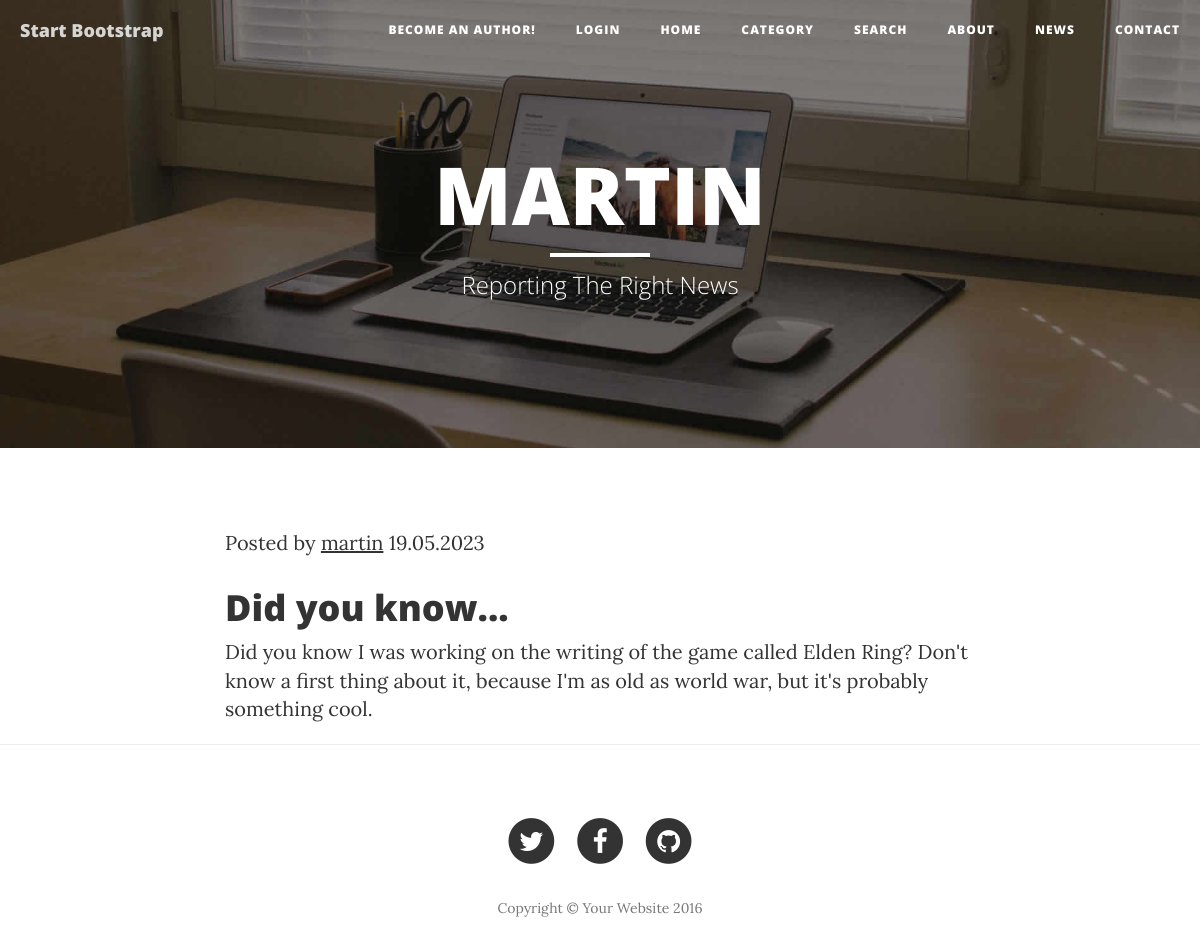
The app's page /news/9 with its own data.
### news/models.py (models this page shows, shortened)
class Post(models.Model):
    author = models.ForeignKey(Author, on_delete=models.CASCADE)
    type = models.CharField(max_length=1, choices=POST_TYPE)
    publication_date = models.DateField(auto_now_add = True)
    title = models.CharField(max_length=100)
    content = models.TextField()
    rating = models.IntegerField(default = 0)
    category = models.ManyToManyField(Category, through='PostCategory')

class Author(models.Model):
    user = models.OneToOneField(User, on_delete=models.CASCADE)
    rating = models.IntegerField(default = 0)

### news/views.py (the view)
# urls.py: path('<int:pk>', NewsDetail.as_view(), name="post_detail"),
class NewsDetail(DetailView):
    model = Post
    template_name = 'news_page.html'
    context_object_name = 'news_page'

### news/templatetags/custom_filters.py (called while the page is built)
@register.filter()
def censor(value):
    if not isinstance(value, str):
        raise ValueError("Filter *censor* only operates with str type, not", type(value))
    text = value.lower() # using extra variable to keep original register... original
    for word in BLACKLIST:
        i = 0
        while i < 100:
            i += 1
            cursor = text.find(word) # if none found, returns -1, else - returns the position of first character
            if cursor != -1:
                censored_word = "*" * (len(word) - 1) # asterisks without first letter
                value = censored_word.join([value[:cursor + 1], value[cursor + len(word):]])
                text = value.lower()
            else:
                break
    return value

### news/templatetags/custom_tags.py (called while the page is built)
@register.filter('in_group')
def in_group(user, group_name):
    return user.groups.filter(name=group_name).exists()

### templates/news_page.html (shortened to what this page needs)
{% extends 'flatpages/default.html' %}
{% load custom_filters %}
{% load custom_tags %}
{% block title %}
{{ news_page.author.user.username|upper }}
{% endblock title %}
{% block undertitle %}
Reporting The Right News
{% endblock undertitle %}
{% block content %}
<div class="container">
    <div class="row">
        <div class="col-lg-8 col-lg-offset-2 col-md-10 col-md-offset-1">
            <p class="post-meta">
            Posted by <a href="#">{{ news_page.author.user.username }}</a>
            {{ news_page.publication_date|date:'d.m.Y' }}
            </p>
            <h1>{{ news_page.title|censor }}</h1>
            {{ news_page.content|censor }}
        </div>
    </div>
</div>
{% endblock content %}

### records on screen
Post: author.user.username "MARTIN", author.user.username "martin", publication_date "19.05.2023", title|censor "Did you know...", content|censor "Did you know I was working on the writing of the game called Elden Ring? Don't know a first thing about it, because I'm as old as world war, but it's probably something cool."
